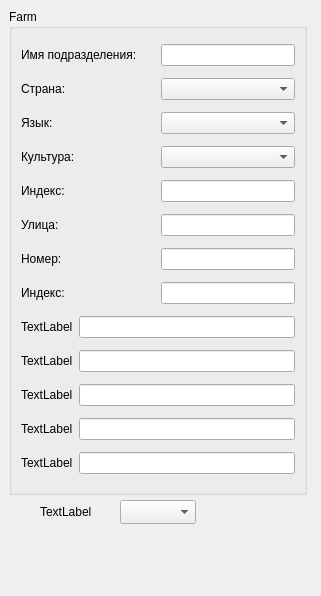
<?xml version="1.0" encoding="UTF-8"?>
<ui version="4.0">
 <class>Form_1_1</class>
 <widget class="QWidget" name="Form_1_1">
  <property name="geometry">
   <rect>
    <x>0</x>
    <y>0</y>
    <width>321</width>
    <height>596</height>
   </rect>
  </property>
  <property name="windowTitle">
   <string>Form</string>
  </property>
  <widget class="QGroupBox" name="groupBox_2">
   <property name="geometry">
    <rect>
     <x>9</x>
     <y>9</y>
     <width>298</width>
     <height>486</height>
    </rect>
   </property>
   <property name="title">
    <string>Farm</string>
   </property>
   <layout class="QVBoxLayout" name="verticalLayout">
    <item>
     <layout class="QHBoxLayout" name="horizontalLayout">
      <item>
       <widget class="QLabel" name="label">
        <property name="text">
         <string>Имя подразделения:</string>
        </property>
       </widget>
      </item>
      <item>
       <widget class="QLineEdit" name="lineEdit_FarmDepart">
        <property name="sizePolicy">
         <sizepolicy hsizetype="Preferred" vsizetype="Fixed">
          <horstretch>0</horstretch>
          <verstretch>0</verstretch>
         </sizepolicy>
        </property>
       </widget>
      </item>
     </layout>
    </item>
    <item>
     <layout class="QHBoxLayout" name="horizontalLayout_2">
      <item>
       <widget class="QLabel" name="label_2">
        <property name="text">
         <string>Страна:</string>
        </property>
       </widget>
      </item>
      <item>
       <widget class="QComboBox" name="comboBox_counrty"/>
      </item>
     </layout>
    </item>
    <item>
     <layout class="QHBoxLayout" name="horizontalLayout_3">
      <item>
       <widget class="QLabel" name="label_3">
        <property name="text">
         <string>Язык:</string>
        </property>
       </widget>
      </item>
      <item>
       <widget class="QComboBox" name="comboBox_lang"/>
      </item>
     </layout>
    </item>
    <item>
     <layout class="QHBoxLayout" name="horizontalLayout_4">
      <item>
       <widget class="QLabel" name="label_4">
        <property name="text">
         <string>Культура:</string>
        </property>
       </widget>
      </item>
      <item>
       <widget class="QComboBox" name="comboBox_culture"/>
      </item>
     </layout>
    </item>
    <item>
     <layout class="QHBoxLayout" name="horizontalLayout_5">
      <item>
       <widget class="QLabel" name="label_5">
        <property name="text">
         <string>Индекс:</string>
        </property>
       </widget>
      </item>
      <item>
       <widget class="QLineEdit" name="lineEdit_Index">
        <property name="sizePolicy">
         <sizepolicy hsizetype="Preferred" vsizetype="Fixed">
          <horstretch>0</horstretch>
          <verstretch>0</verstretch>
         </sizepolicy>
        </property>
       </widget>
      </item>
     </layout>
    </item>
    <item>
     <layout class="QHBoxLayout" name="horizontalLayout_6">
      <item>
       <widget class="QLabel" name="label_6">
        <property name="text">
         <string>Улица:</string>
        </property>
       </widget>
      </item>
      <item>
       <widget class="QLineEdit" name="lineEdit_street">
        <property name="sizePolicy">
         <sizepolicy hsizetype="Preferred" vsizetype="Fixed">
          <horstretch>0</horstretch>
          <verstretch>0</verstretch>
         </sizepolicy>
        </property>
       </widget>
      </item>
     </layout>
    </item>
    <item>
     <layout class="QHBoxLayout" name="horizontalLayout_7">
      <item>
       <widget class="QLabel" name="label_street_number">
        <property name="text">
         <string>Номер:</string>
        </property>
       </widget>
      </item>
      <item>
       <widget class="QLineEdit" name="lineEdit_street_number">
        <property name="sizePolicy">
         <sizepolicy hsizetype="Preferred" vsizetype="Fixed">
          <horstretch>0</horstretch>
          <verstretch>0</verstretch>
         </sizepolicy>
        </property>
       </widget>
      </item>
     </layout>
    </item>
    <item>
     <layout class="QHBoxLayout" name="horizontalLayout_8">
      <item>
       <widget class="QLabel" name="label_8">
        <property name="text">
         <string>Индекс:</string>
        </property>
       </widget>
      </item>
      <item>
       <widget class="QLineEdit" name="lineEdit_Index2">
        <property name="sizePolicy">
         <sizepolicy hsizetype="Preferred" vsizetype="Fixed">
          <horstretch>0</horstretch>
          <verstretch>0</verstretch>
         </sizepolicy>
        </property>
       </widget>
      </item>
     </layout>
    </item>
    <item>
     <layout class="QHBoxLayout" name="horizontalLayout_9">
      <item>
       <widget class="QLabel" name="label_7">
        <property name="text">
         <string>TextLabel</string>
        </property>
       </widget>
      </item>
      <item>
       <widget class="QLineEdit" name="lineEdit"/>
      </item>
     </layout>
    </item>
    <item>
     <layout class="QHBoxLayout" name="horizontalLayout_10">
      <item>
       <widget class="QLabel" name="label_9">
        <property name="text">
         <string>TextLabel</string>
        </property>
       </widget>
      </item>
      <item>
       <widget class="QLineEdit" name="lineEdit_2"/>
      </item>
     </layout>
    </item>
    <item>
     <layout class="QHBoxLayout" name="horizontalLayout_11">
      <item>
       <widget class="QLabel" name="label_10">
        <property name="text">
         <string>TextLabel</string>
        </property>
       </widget>
      </item>
      <item>
       <widget class="QLineEdit" name="lineEdit_3"/>
      </item>
     </layout>
    </item>
    <item>
     <layout class="QHBoxLayout" name="horizontalLayout_12">
      <item>
       <widget class="QLabel" name="label_11">
        <property name="text">
         <string>TextLabel</string>
        </property>
       </widget>
      </item>
      <item>
       <widget class="QLineEdit" name="lineEdit_4"/>
      </item>
     </layout>
    </item>
    <item>
     <layout class="QHBoxLayout" name="horizontalLayout_13">
      <item>
       <widget class="QLabel" name="label_12">
        <property name="text">
         <string>TextLabel</string>
        </property>
       </widget>
      </item>
      <item>
       <widget class="QLineEdit" name="lineEdit_5"/>
      </item>
     </layout>
    </item>
   </layout>
  </widget>
  <widget class="QComboBox" name="comboBox">
   <property name="geometry">
    <rect>
     <x>120</x>
     <y>500</y>
     <width>76</width>
     <height>24</height>
    </rect>
   </property>
  </widget>
  <widget class="QLabel" name="label_13">
   <property name="geometry">
    <rect>
     <x>40</x>
     <y>504</y>
     <width>58</width>
     <height>16</height>
    </rect>
   </property>
   <property name="text">
    <string>TextLabel</string>
   </property>
  </widget>
 </widget>
 <resources/>
 <connections/>
</ui>
